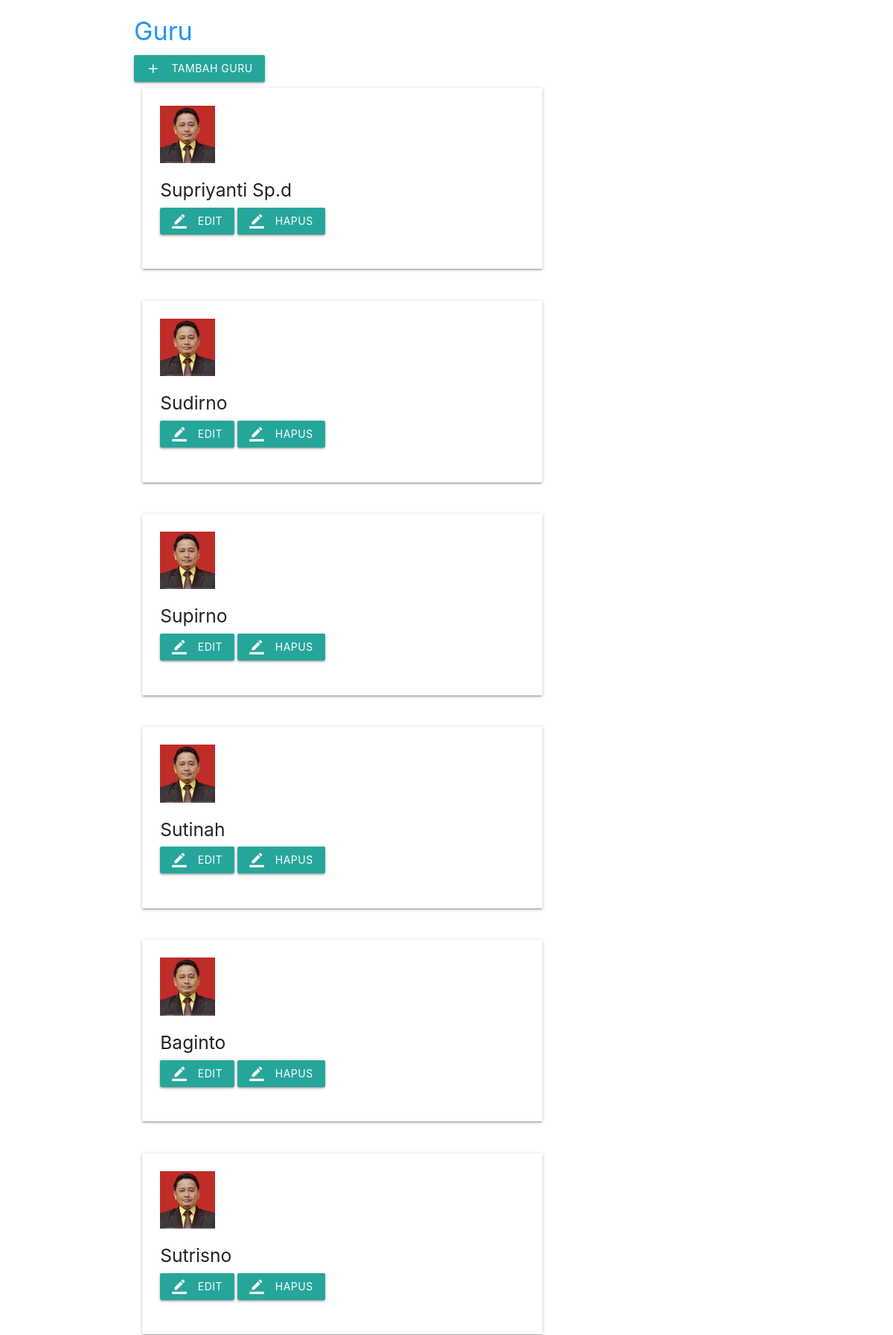
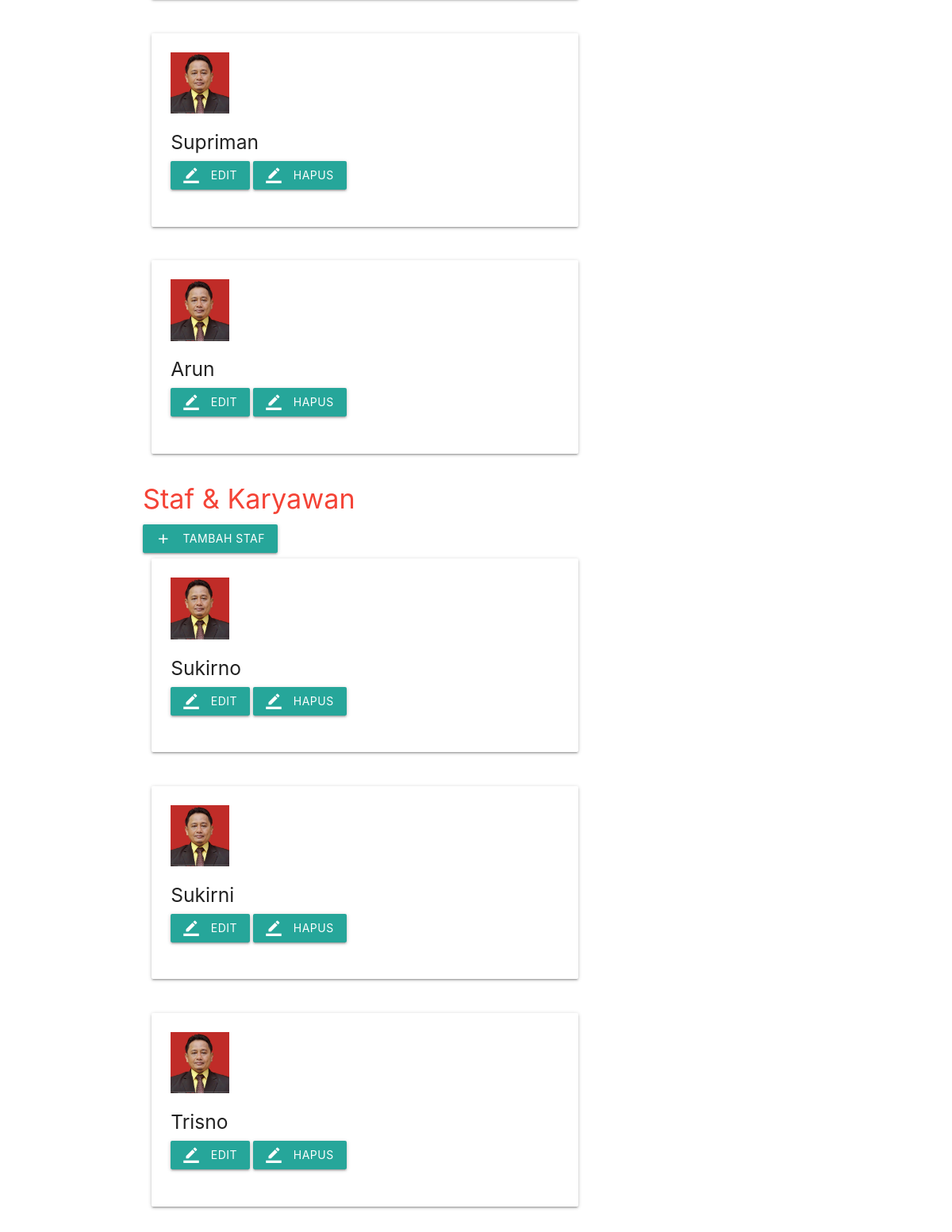
/page/sdm/sdm.php (upper part), run on the app's committed database (2 pictures, top to bottom).
### tables this page shows
CREATE TABLE `guru` (
  `id` int(11) NOT NULL,
  `guru` varchar(200) NOT NULL,
  `foto` varchar(200) NOT NULL
);

CREATE TABLE `staf` (
  `id` int(11) NOT NULL,
  `staf` varchar(200) NOT NULL,
  `foto` varchar(200) NOT NULL
);

### page/sdm/sdm.php (the view, shortened to what this page needs)
<!DOCTYPE html>
<html>
	<head>
	<link type="text/css" rel="stylesheet" href="../../assets/css/materialize.min.css"  media="screen,projection"/>
	<link rel="stylesheet" type="text/css" href="../../assets/css/style.css">
	</head>
<body >
			<div class="container blue-text">
				<h4>Guru</h4>
		<a href="?page=sdm&aksi=tambahguru" class="waves-effect waves-light btn"><i class="material-icons left">add</i>Tambah Guru</a>
			</div>
			<?php
				$query = mysqli_query($conn, "select * from guru ");
				while ($data = mysqli_fetch_assoc($query)) {
			?>
			<div class="container">
		<div class="row">
		<div class="col m8 s12">
				<div class="card-panel ">
					<img width="15%" src="../assets/img/guru/<?php echo $data['foto'] ?>">
				<h5><?=$data['guru'] ?></h5>
				<a href="?page=sdm&aksi=editguru&id=<?=$data['id'] ?>" class="waves-effect waves-light btn"><i class="material-icons left">border_color</i>Edit</a>
				<a href="?page=sdm&aksi=hapusguru&id=<?=$data['id'] ?>" class="waves-effect waves-light btn"><i class="material-icons left">border_color</i>Hapus</a>
				<br><br>
			</div>
		</div>
		</div>
	</div>
	<?php } ?>
			<div class="container red-text">
				<h4>Staf & Karyawan</h4>
		<a href="?page=sdm&aksi=tambahstaf" class="waves-effect waves-light btn"><i class="material-icons left">add</i>Tambah Staf</a>
			</div>
			<?php
				$query = mysqli_query($conn, "select * from staf ");
				while ($data = mysqli_fetch_assoc($query)) {
			?>
			<div class="container">
		<div class="row">
		<div class="col m8 s12">
				<div class="card-panel ">
					<img width="15%" src="../assets/img/staf/<?php echo $data['foto'] ?>">
				<h5><?=$data['staf'] ?></h5>
				<a href="?page=sdm&aksi=editstaf&id=<?=$data['id'] ?>" class="waves-effect waves-light btn"><i class="material-icons left">border_color</i>Edit</a>
				<a href="?page=sdm&aksi=hapusstaf&id=<?=$data['id'] ?>" class="waves-effect waves-light btn"><i class="material-icons left">border_color</i>Hapus</a>
				<br><br>
			</div>
		</div>
		</div>
	</div>
	<?php } ?>
</body>
</html>

### data on the page
guru: foto (picture), guru "Supriyanti Sp.d"
guru: foto (picture), guru "Sudirno"
guru: foto (picture), guru "Supirno"
guru: foto (picture), guru "Sutinah"
guru: foto (picture), guru "Baginto"
guru: foto (picture), guru "Sutrisno"
guru: foto (picture), guru "Supriman"
guru: foto (picture), guru "Arun"
staf: foto (picture), staf "Sukirno"
staf: foto (picture), staf "Sukirni"
staf: foto (picture), staf "Trisno"
